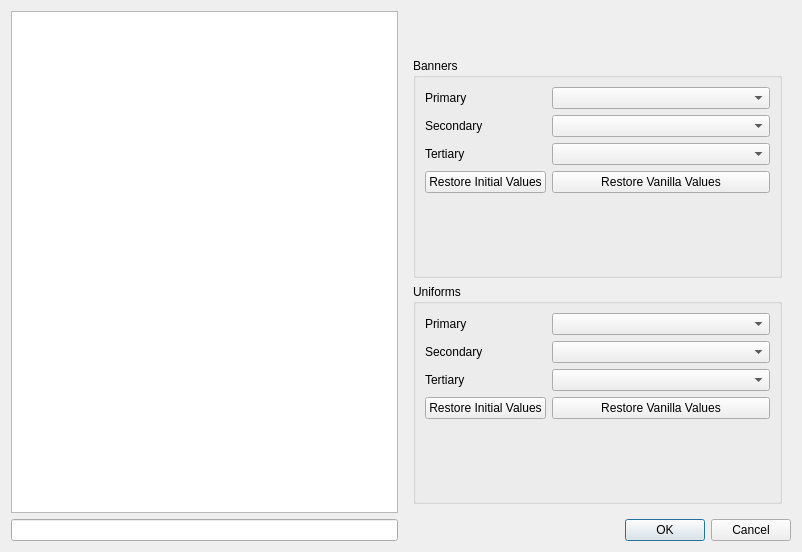
<?xml version="1.0" encoding="UTF-8"?>
<ui version="4.0">
 <class>Form</class>
 <widget class="QWidget" name="Form">
  <property name="geometry">
   <rect>
    <x>0</x>
    <y>0</y>
    <width>802</width>
    <height>552</height>
   </rect>
  </property>
  <property name="windowTitle">
   <string>Form</string>
  </property>
  <layout class="QGridLayout" name="gridLayout_2">
   <item row="0" column="0">
    <widget class="QListView" name="faction_list_view"/>
   </item>
   <item row="1" column="1">
    <widget class="QDialogButtonBox" name="button_box">
     <property name="standardButtons">
      <set>QDialogButtonBox::Cancel|QDialogButtonBox::Ok</set>
     </property>
    </widget>
   </item>
   <item row="0" column="1">
    <widget class="QWidget" name="details_widget" native="true">
     <layout class="QVBoxLayout" name="verticalLayout" stretch="0,10,10">
      <item>
       <widget class="QWidget" name="faction_info_widget" native="true">
        <layout class="QHBoxLayout" name="horizontalLayout">
         <item>
          <widget class="QLabel" name="faction_icon_label">
           <property name="text">
            <string/>
           </property>
           <property name="alignment">
            <set>Qt::AlignRight|Qt::AlignTrailing|Qt::AlignVCenter</set>
           </property>
          </widget>
         </item>
         <item alignment="Qt::AlignLeft">
          <widget class="QLabel" name="faction_name_label">
           <property name="text">
            <string/>
           </property>
          </widget>
         </item>
        </layout>
       </widget>
      </item>
      <item>
       <widget class="QGroupBox" name="banner_groupbox">
        <property name="title">
         <string>Banners</string>
        </property>
        <layout class="QFormLayout" name="formLayout">
         <property name="fieldGrowthPolicy">
          <enum>QFormLayout::AllNonFixedFieldsGrow</enum>
         </property>
         <property name="labelAlignment">
          <set>Qt::AlignLeading|Qt::AlignLeft|Qt::AlignVCenter</set>
         </property>
         <item row="0" column="0">
          <widget class="QLabel" name="banner_colour_primary_label">
           <property name="text">
            <string>Primary</string>
           </property>
          </widget>
         </item>
         <item row="0" column="1">
          <widget class="KColorCombo" name="banner_colour_primary"/>
         </item>
         <item row="1" column="0">
          <widget class="QLabel" name="banner_colour_secondary_label">
           <property name="text">
            <string>Secondary</string>
           </property>
          </widget>
         </item>
         <item row="2" column="0">
          <widget class="QLabel" name="banner_colour_tertiary_label">
           <property name="text">
            <string>Tertiary</string>
           </property>
          </widget>
         </item>
         <item row="1" column="1">
          <widget class="KColorCombo" name="banner_colour_secondary"/>
         </item>
         <item row="2" column="1">
          <widget class="KColorCombo" name="banner_colour_tertiary"/>
         </item>
         <item row="3" column="0">
          <widget class="QPushButton" name="banner_restore_initial_values_button">
           <property name="text">
            <string>Restore Initial Values</string>
           </property>
          </widget>
         </item>
         <item row="3" column="1">
          <widget class="QPushButton" name="banner_restore_vanilla_values_button">
           <property name="text">
            <string>Restore Vanilla Values</string>
           </property>
          </widget>
         </item>
        </layout>
       </widget>
      </item>
      <item>
       <widget class="QGroupBox" name="uniform_groupbox">
        <property name="title">
         <string>Uniforms</string>
        </property>
        <layout class="QFormLayout" name="formLayout_2">
         <property name="fieldGrowthPolicy">
          <enum>QFormLayout::AllNonFixedFieldsGrow</enum>
         </property>
         <property name="labelAlignment">
          <set>Qt::AlignLeading|Qt::AlignLeft|Qt::AlignVCenter</set>
         </property>
         <item row="0" column="0">
          <widget class="QLabel" name="uniform_colour_primary_label">
           <property name="text">
            <string>Primary</string>
           </property>
          </widget>
         </item>
         <item row="0" column="1">
          <widget class="KColorCombo" name="uniform_colour_primary"/>
         </item>
         <item row="1" column="0">
          <widget class="QLabel" name="uniform_colour_secondary_label">
           <property name="text">
            <string>Secondary</string>
           </property>
          </widget>
         </item>
         <item row="1" column="1">
          <widget class="KColorCombo" name="uniform_colour_secondary"/>
         </item>
         <item row="2" column="0">
          <widget class="QLabel" name="uniform_colour_tertiary_label">
           <property name="text">
            <string>Tertiary</string>
           </property>
          </widget>
         </item>
         <item row="2" column="1">
          <widget class="KColorCombo" name="uniform_colour_tertiary"/>
         </item>
         <item row="3" column="0">
          <widget class="QPushButton" name="uniform_restore_initial_values_button">
           <property name="text">
            <string>Restore Initial Values</string>
           </property>
          </widget>
         </item>
         <item row="3" column="1">
          <widget class="QPushButton" name="uniform_restore_vanilla_values_button">
           <property name="text">
            <string>Restore Vanilla Values</string>
           </property>
          </widget>
         </item>
        </layout>
       </widget>
      </item>
     </layout>
    </widget>
   </item>
   <item row="1" column="0">
    <widget class="QLineEdit" name="faction_list_filter_line_edit"/>
   </item>
  </layout>
 </widget>
 <customwidgets>
  <customwidget>
   <class>KColorCombo</class>
   <extends>QComboBox</extends>
   <header>kcolorcombo.h</header>
  </customwidget>
 </customwidgets>
 <resources/>
 <connections/>
</ui>
